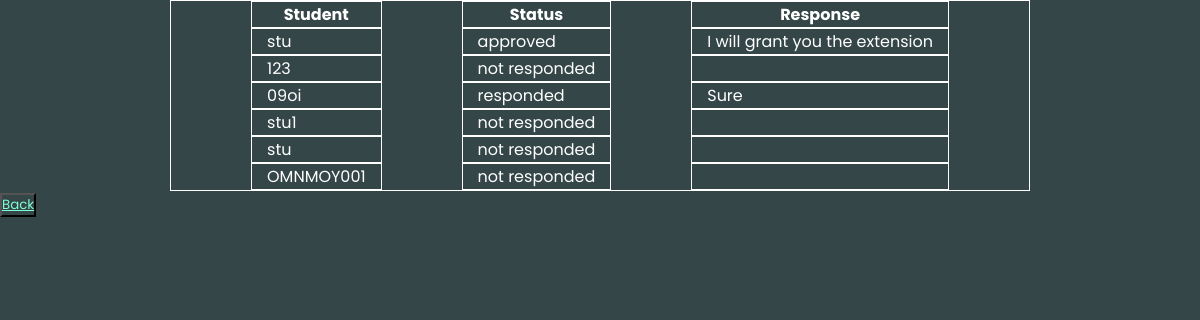
Page /studentSeeMedicalResponse/ on the committed database.
### accounts/models.py (models this page shows)
class MedicalResponse(models.Model):
    STATUS_RESPONSE_CHOICES = (
        ('approved','approved'),
        ('not approved', 'NOT APPROVED'),
    )
    studentNumber = models.CharField(null = False, blank = False, max_length=10, default=1)
    status = models.CharField(choices=STATUS_RESPONSE_CHOICES, default='not responded', max_length=20)
    responseMessage = models.CharField(null = True, blank = True, max_length=200)
    class Meta:
        db_table = 'Medical Table Response'

### accounts/views.py (the view)
# urls.py: path("studentSeeMedicalResponse/", views.student_medicalResponse, name="studentSeeMedicalResponse"),
def student_medicalResponse(request):
    data_List = MedicalResponse.objects.all()
    context = {'data_List': data_List}
    return render (request, 'studentSeeMedicalResponse.html', context)

### templates/studentSeeMedicalResponse.html (shortened to what this page needs)
{% load static %}
<!DOCTYPE html>
<html lang="en">
<head>
    <link rel="stylesheet" href="{% static 'css/tables.css' %}">
</head>
<body>
    <table class="center">
        <tr>
            <th>Student</th>
            <th>Status</th>
            <th>Response</th>
        </tr>
            {% for item in data_List %}
        <tr>
            <td>{{item.studentNumber}}</td>
            <td>{{item.status}}</td>
            <td>{{item.responseMessage}}</td>
        </tr>
            {% endfor %}
    </table>
    <button><a href="{% url 'student' %}">Back</a></button>
</body>
</html>

### static/css/tables.css (style rules this page uses)
* { margin: 0; padding: 0; box-sizing: border-box; font-family: 'Poppins', sans-serif; background-color: #344647; }
table, th, td { border: 1px solid white; color: white; }
table { border-spacing: 80px 0; border-collapse: separate; }
td { padding: 0 15px; }
.center { margin-left: auto; margin-right: auto; }
button a { color: aquamarine; }

### rows in the picture
MedicalResponse: studentNumber "stu", status "approved", responseMessage "I will grant you the extension"
MedicalResponse: studentNumber "123", status "not responded"
MedicalResponse: studentNumber "09oi", status "responded", responseMessage "Sure"
MedicalResponse: studentNumber "stu1", status "not responded"
MedicalResponse: studentNumber "stu", status "not responded"
MedicalResponse: studentNumber "OMNMOY001", status "not responded"
